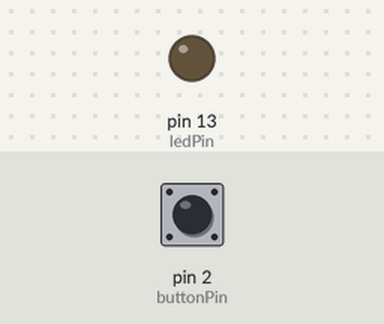
The sketch below on a simulated Arduino Uno, built with avr-gcc and run on an emulated ATmega328P. On the bench: output pins drawn as LEDs (lit = HIGH). Dashed ring = blinking. Inputs (shaded band) come from the test bench; at power-on: pin 2 (buttonPin) LOW.

Above: at 1.2 s.
1.3 s: pin 2 (buttonPin) pulsed HIGH 5 times (0.12 s each, 0.3 s apart)
At 1.76 s:
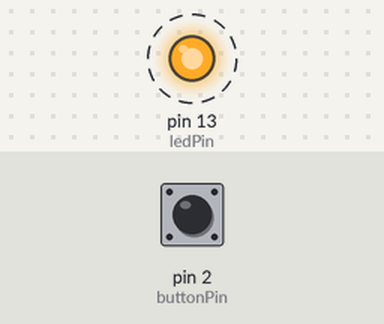
4.3 s: pin 2 (buttonPin) pulled HIGH for 0.15 s
At 4.9 s:
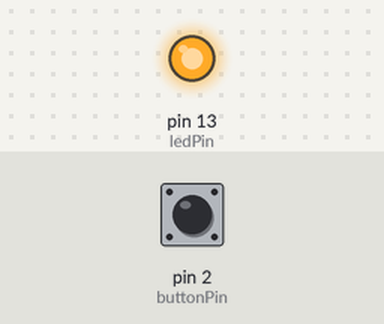
5.9 s: pin 2 (buttonPin) pulled HIGH for 1 s
At 6.5 s:
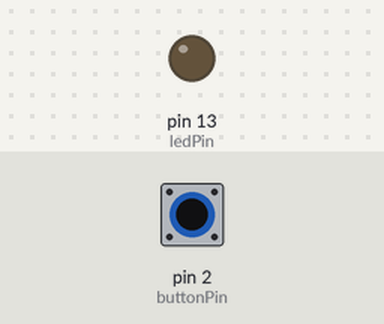
Timing chart, 0 to 8.9 s (numbered marks = the images above; inputs shaded):
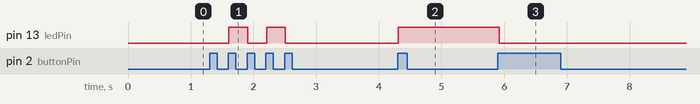

Measured:
- after the input at 1.3 s, pin 13 (ledPin): alternates HIGH for 0.30 s and LOW for 0.30 s, 4 changes in all, then stays LOW, starting after 0.31 s
- after the input at 4.3 s, pin 13 (ledPin): LOW → HIGH at once
- after the input at 5.9 s, pin 13 (ledPin): HIGH → LOW at once

The sketch:

SmartSwitchtry1.ino
```cpp
const int buttonPin = 2;
const int ledPin =  13; //hghjfgs
int ledState = LOW;
boolean buttonState = LOW;

int pressed=0;
//test

void setup() {
  pinMode(ledPin, OUTPUT);
  pinMode(buttonPin, INPUT);
}

void loop() {

  if(debounceButton(buttonState) == HIGH && buttonState == LOW)
  {
    digitalWrite(ledPin, ledState);   // turn the LED on (HIGH is the voltage level)
  ledState=~ledState;
    buttonState = HIGH;
  }
  else if(debounceButton(buttonState) == LOW && buttonState == HIGH)
  {
       buttonState = LOW;
  }

}

boolean debounceButton(boolean state)
{
  boolean stateNow = digitalRead(buttonPin);
  if(state!=stateNow)
  {
    delay(10);
    stateNow = digitalRead(buttonPin);
  }
  return stateNow;

}/*
int relay = 13;
int pushbutton=2;
int state=HIGH;
int realstate=HIGH;
void setup() {
  pinMode(pushbutton, INPUT);
  pinMode(relay, OUTPUT);
}

void loop() {
  if( digitalRead(pushbutton) == HIGH){
    toggel();
    delay(1000);
  }
}
void toggel() {
  digitalWrite(relay, state);
  realstate=state;
  state=!state;
}*/
```
